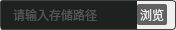
<?xml version="1.0" encoding="UTF-8"?>
<ui version="4.0">
 <class>scanWidget</class>
 <widget class="QWidget" name="scanWidget">
  <property name="geometry">
   <rect>
    <x>0</x>
    <y>0</y>
    <width>176</width>
    <height>30</height>
   </rect>
  </property>
  <property name="windowTitle">
   <string>Form</string>
  </property>
  <layout class="QHBoxLayout" name="horizontalLayout">
   <property name="spacing">
    <number>0</number>
   </property>
   <property name="leftMargin">
    <number>0</number>
   </property>
   <property name="topMargin">
    <number>0</number>
   </property>
   <property name="rightMargin">
    <number>0</number>
   </property>
   <property name="bottomMargin">
    <number>0</number>
   </property>
   <item>
    <widget class="QWidget" name="searchSkinWidget" native="true">
     <property name="minimumSize">
      <size>
       <width>0</width>
       <height>30</height>
      </size>
     </property>
     <property name="maximumSize">
      <size>
       <width>16777215</width>
       <height>16777215</height>
      </size>
     </property>
     <property name="styleSheet">
      <string notr="true">QWidget#searchSkinWidget{ 
border:1px solid #444444;
border-radius:3px;
}</string>
     </property>
     <layout class="QHBoxLayout" name="horizontalLayout_6">
      <property name="spacing">
       <number>0</number>
      </property>
      <property name="leftMargin">
       <number>1</number>
      </property>
      <property name="topMargin">
       <number>0</number>
      </property>
      <property name="rightMargin">
       <number>9</number>
      </property>
      <property name="bottomMargin">
       <number>0</number>
      </property>
      <item>
       <widget class="QLineEdit" name="searchLineEdit">
        <property name="minimumSize">
         <size>
          <width>0</width>
          <height>28</height>
         </size>
        </property>
        <property name="maximumSize">
         <size>
          <width>16777215</width>
          <height>16777215</height>
         </size>
        </property>
        <property name="styleSheet">
         <string notr="true">QLineEdit#searchLineEdit{
	border:none;
	padding-left:10px;
background:#1f2020;
font-family:&quot;微软雅黑&quot;;
font-size:12px;
color:#868989;
text-align:left;
}</string>
        </property>
        <property name="text">
         <string/>
        </property>
        <property name="placeholderText">
         <string>请输入存储路径</string>
        </property>
       </widget>
      </item>
      <item>
       <widget class="QPushButton" name="keyboardButton">
        <property name="minimumSize">
         <size>
          <width>30</width>
          <height>21</height>
         </size>
        </property>
        <property name="maximumSize">
         <size>
          <width>30</width>
          <height>21</height>
         </size>
        </property>
        <property name="focusPolicy">
         <enum>Qt::NoFocus</enum>
        </property>
        <property name="styleSheet">
         <string notr="true">QPushButton{
background:#616161;
border-radius:2px;
font-family:&quot;微软雅黑&quot;;
font-size:12px;
color:#eeeeee;
line-height:16px;
text-align:center;
}
QPushButton:pressed{
margin:1px;
}</string>
        </property>
        <property name="text">
         <string>浏览</string>
        </property>
        <property name="flat">
         <bool>false</bool>
        </property>
       </widget>
      </item>
     </layout>
    </widget>
   </item>
  </layout>
 </widget>
 <resources/>
 <connections/>
</ui>
